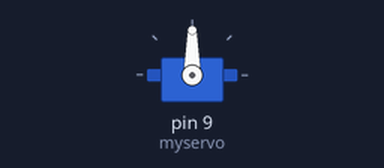
Bench run of a sketch on a simulated Arduino Uno, built with avr-gcc and run on an emulated ATmega328P. Shown: servo.

Above: at 0.05 s.
Timing chart, 0 to 3.0 s (numbered marks = the images above):
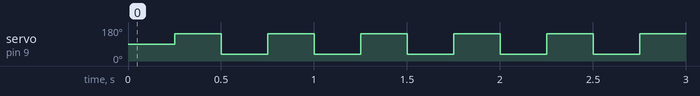

The sketch:

rgb_servo.ino
```cpp
#include <Servo.h>

Servo myservo;  // create servo object to control a servo
// twelve servo objects can be created on most boards

unsigned long previousMillis = 0;
const long interval = 250;
int servo_val = 37;
int pos = 0;    // variable to store the servo position

void setup() {
  myservo.attach(9);  // attaches the servo on pin 9 to the servo object
  Serial.begin(9600);
}

void loop() {
  unsigned long currentMillis = millis();
  if (currentMillis - previousMillis >= interval) {
    previousMillis = currentMillis;
    if (servo_val == 37) {
      servo_val = 143;
      // Serial.println(" High ");
    } else {
      servo_val = 37;
      // Serial.println(" Low ");
    }

    myservo.write(servo_val);
  }
  // myservo.write(143);
  // delay(200);
  // myservo.write(37);
  // delay(200);

  // for (pos = 0; pos <= 180; pos += 1) { // goes from 0 degrees to 180 degrees
  //   // in steps of 1 degree
  //   myservo.write(pos);              // tell servo to go to position in variable 'pos'
  //   delay(1);                       // waits 15ms for the servo to reach the position
  // }
  // for (pos = 180; pos >= 0; pos -= 1) { // goes from 180 degrees to 0 degrees
  //   myservo.write(pos);              // tell servo to go to position in variable 'pos'
  //   delay(1);                       // waits 15ms for the servo to reach the position
  // }
}
```

Measured:
- by itself, servo on pin 9 (myservo): alternates 143° for 0.25 s and 37° for 0.25 s
